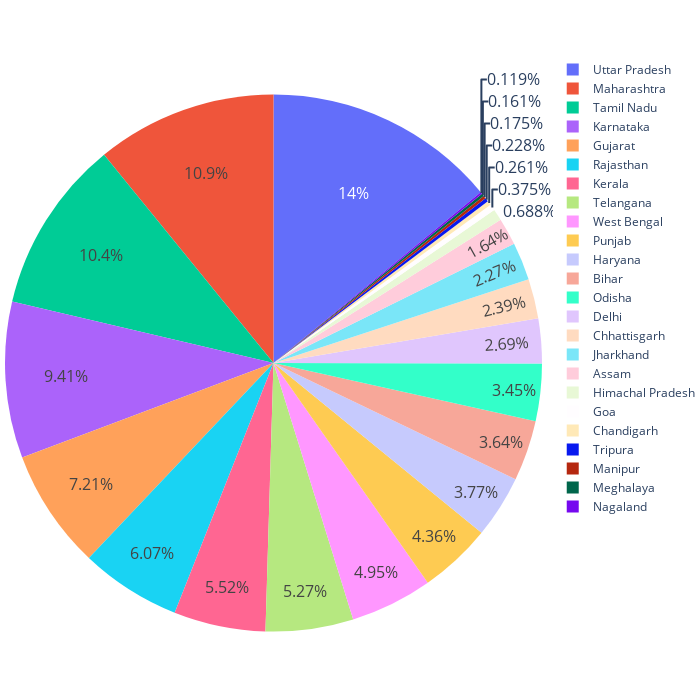

This figure's notebook cell:
### Code cell
plot_pie(df_ev_sale_subset,"Total Non-Electric Vehicle")
display.Image("./Nisarg_Extracted_Charts/3.png")

### Figure 1 — Plotly figure (JSON) as saved in the notebook; plotly's stock layout.template omitted (floating-point values rounded to 4 significant figures)
{"data": [{"domain": {"x": [0, 1], "y": [0, 1]}, "hovertemplate": "State=%{label}<br>Total Non-Electric Vehicle=%{value}<extra></extra>", "labels": ["Meghalaya", "Nagaland", "Manipur", "Tripura", "Himachal Pradesh", "Goa", "Jharkhand", "Assam", "Chandigarh", "Bihar", "Odisha", "Chhattisgarh", "Punjab", "Telangana", "Kerala", "Karnataka", "West Bengal", "Rajasthan", "Tamil Nadu", "Delhi", "Haryana", "Uttar Pradesh", "Gujarat", "Maharashtra"], "legendgroup": "", "name": "", "showlegend": true, "textfont": {"size": 16}, "type": "pie", "values": [459001, 339129, 499324, 650026, 1964754, 1071570, 6486937, 4677053, 746881, 10407078, 9845073, 6836200, 12463019, 15066192, 15774078, 26870303, 14134171, 17327388, 29842376, 7685600, 10778270, 40092490, 20605484, 31058990]}], "layout": {"height": 700, "legend": {"tracegroupgap": 0}, "margin": {"b": 0, "l": 0, "r": 0, "t": 0}, "width": 700}}
